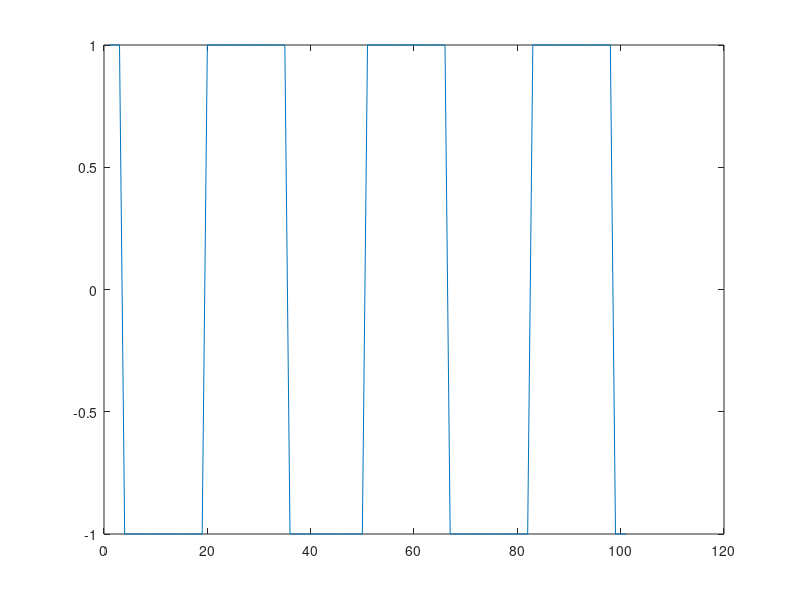
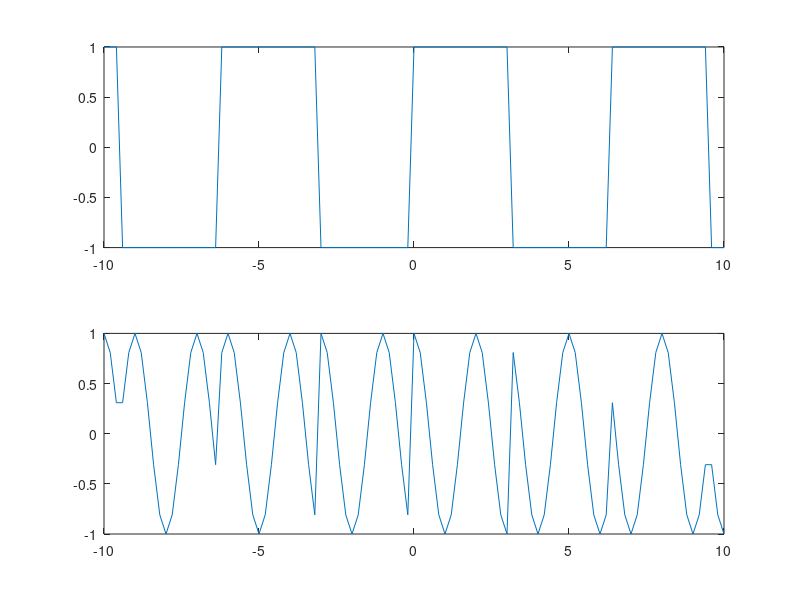

Here is the MATLAB script that generated these plots, in order:
Fs = 10000000; % Sampling rate is 8000000 samples per second.
Fc = 1000000; % Carrier frequency in Hz
t = [0:.1*Fs]'/Fs; % Sampling times for .1 second
t = [-10:0.2:10];
duty = 50;
x = square(t,duty); % Representation of the signal
plot(x)
y = ammod(x,Fc,Fs); % Modulate x to produce y.
figure;
subplot(2,1,1); plot(t,x); % Plot x on top.
subplot(2,1,2); plot(t,y)% Plot y below.